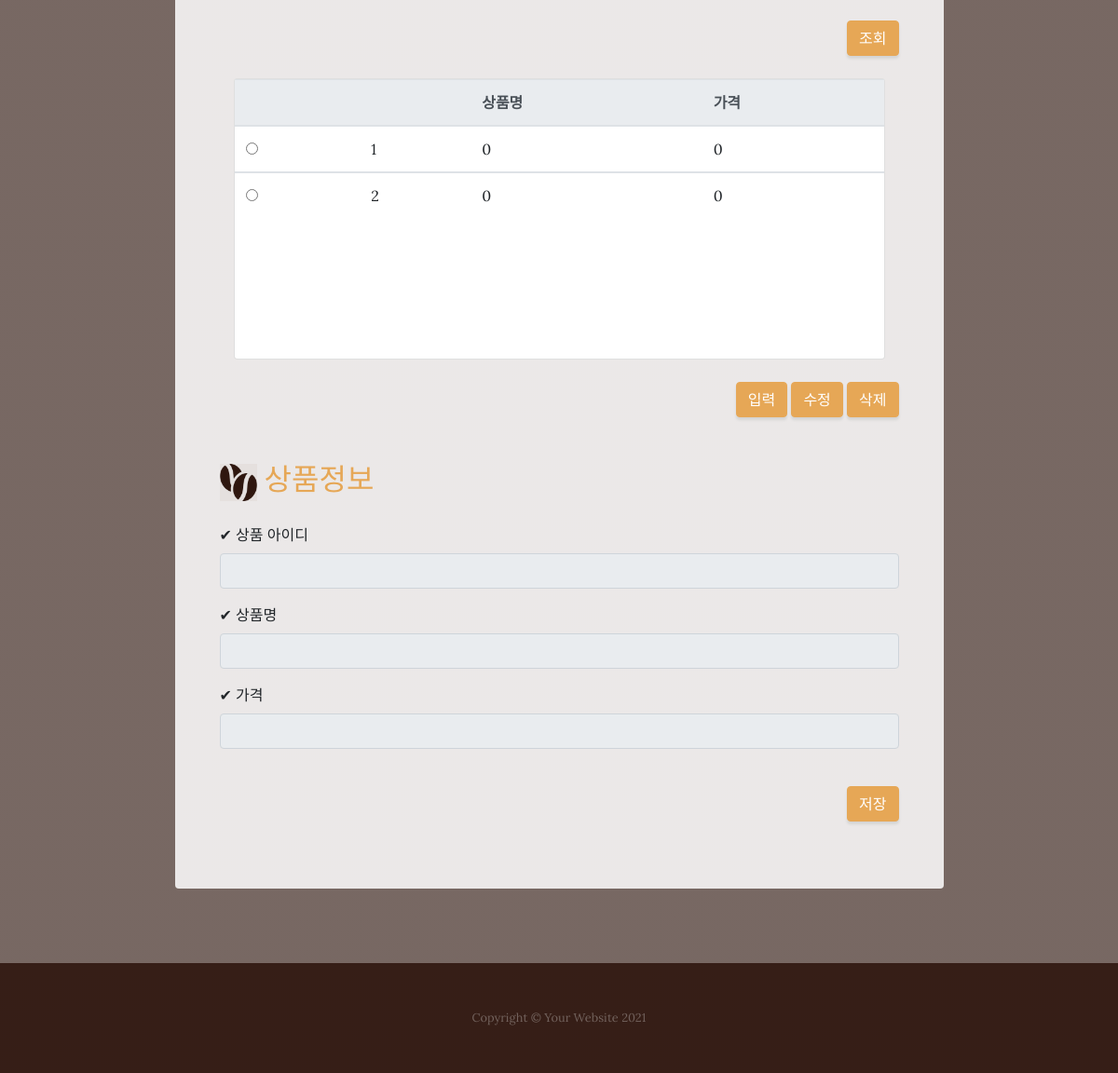
The app's page /maple/serchProduct/ (lower part), older data.
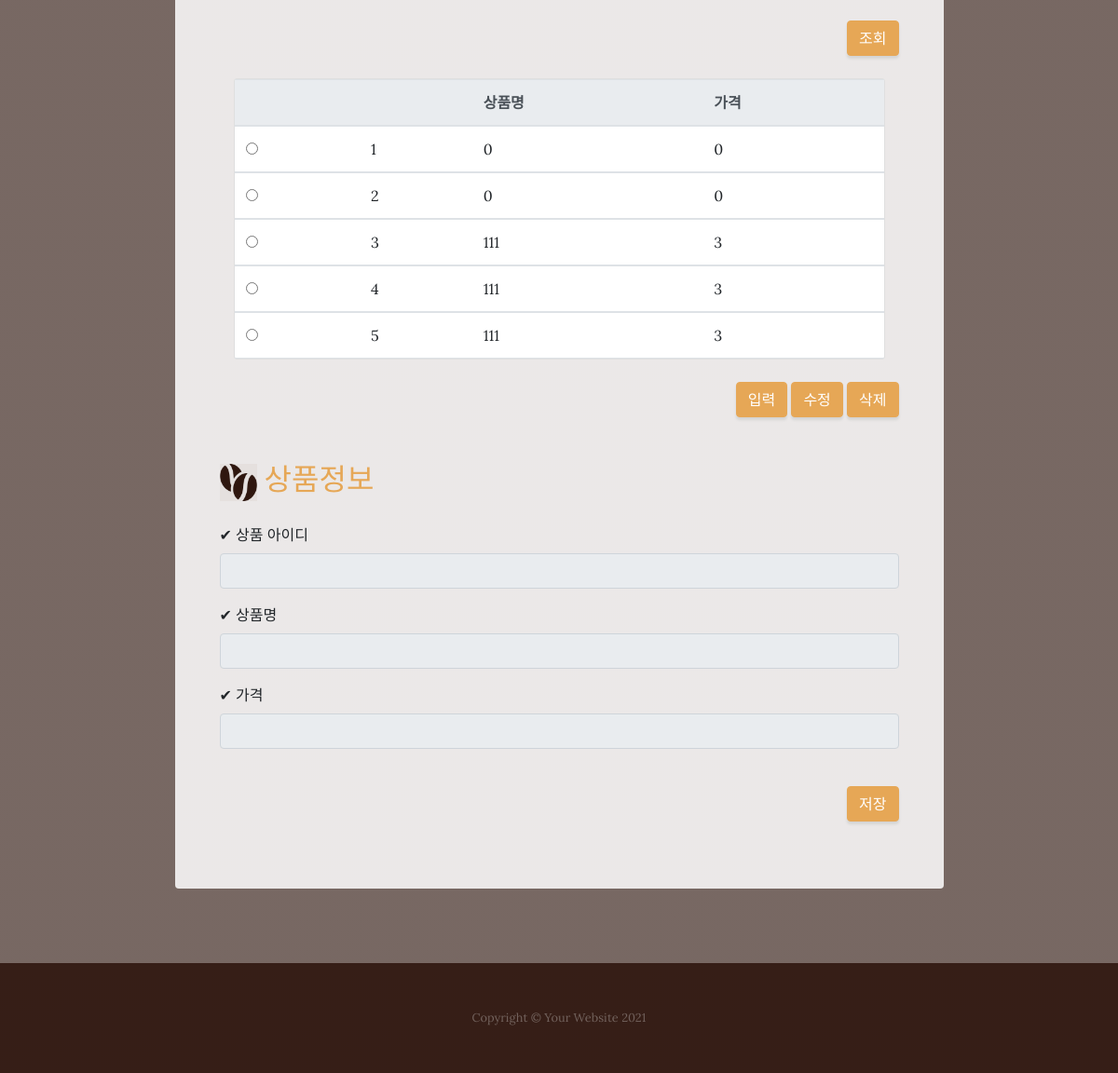
The same page, newer data.
### mapleApp/models.py (models this page shows)
class SampleProduct(models.Model):
    pd_name = models.CharField(max_length=100)
    pd_price = models.IntegerField(default=0)

### mapleApp/views.py (the view)
# urls.py: path('serchProduct/', views.serchProduct  ,name='serchProduct'),
def serchProduct(request):
    print('*> serchProduct :')
    producs = SampleProduct.objects.all()
    print('111111111111111',producs)
    context = {'producs': producs}
    return render(request, 'sample_crud.html', context)

### mapleApp/templates/sample_crud.html (shortened to what this page needs)
<!DOCTYPE html>
{% load static%}
<html lang="en">
<head>
  <link href="{% static 'vendor/bootstrap/css/bootstrap.min.css'%}" rel="stylesheet">
  <link href="{% static 'css/business-casual.min.css'  %}" rel="stylesheet">
</head>
<body>
  <section class="page-section about-heading">
    <div class="container">
      <div class="about-heading-content">
        <div class="row">
          <div class="col-xl-9 col-lg-10 mx-auto">
            <div class="bg-faded rounded p-5">
              <div class="intro-button" align="right">
                <button type="submit" class="btn btn-primary" id="serchBtn1">조회</button>
              </div>
              <br>
{%if producs %}
              <div class="container d-flex justify-content-center mt-50 mb-50">
                <div class="card w-100">
                  <div class="table-responsive">
                    <div style="width:100%; height:300px; overflow:auto ">
                    <table class="table table-hover ">
                      <thead class="thead-light">
                        <tr>
                          <th> </th>
                          <th scope="col"></th>
                          <th scope="col">상품명</th>
                          <th scope="col">가격</th>
                        </tr>
                      </thead>
{%  for produc in  producs   %}
                      <tbody>
                        <tr>
                          <td> <input  type="radio" name="radioValue" value="{{produc.id}}"> </td>
                          <td id="pId_{{produc.id}}">{{produc.id}}</td>
                          <td id="pName_{{produc.id}}" >{{produc.pd_name}}</td>
                          <td id="pPrice_{{produc.id}}">{{produc.pd_price}}</td>
                        </tr>
{%    endfor    %}
                      </tbody>
                    </table>
                    </div>
                  </div>
                </div>
              </div>
 {% else %}
       <p>  데이터가 존재하지 않습니다. </p>
 {% endif %}
              <br>
              <div class="intro-button" align="right">
                <button type="submit" class="btn btn-primary" id="inputBtn2">입력</button>
                <button type="submit" class="btn btn-primary" id="modiBtn2">수정</button>
                <button type="submit" class="btn btn-primary" id="delBtn2">삭제</button>
              </div>
              <br>
              <h2 class="section-heading mb-4">
                <img  src="{% static 'img/cafe_icon3.png'%}" width="40" height="40">
                <span class="text-uppercase text-primary" > 상품정보 </span>
              </h2>
              <section class="content">
                <div class="row">
                  <div class="col-md-12">
                    <div class="box box-primary">
                      <form id="regForm"  method="post" action="{% url 'insertProduct' %}" >
                        <div class="box-body">
                          <div class="form-group">
                            <label for="exampleInputEmail1"> ✔ 상품 아이디 </label>
                              <input type="text" readonly="readonly"
                                id='id' class="form-control" placeholder="">
                          </div>
                          <div class="form-group">
                            <label for="exampleInputEmail1"> ✔ 상품명 </label>
                              <input type="text" readonly="readonly"
                                id='pdName' class="form-control" placeholder="">
                          </div>
                          <div class="form-group">
                            <label for="exampleInputEmail1"> ✔ 가격 </label>
                              <input type="text"  readonly="readonly"
                                id='pdPrice' class="form-control" placeholder="">
                          </div>
                        </div>
                      </form>
                    </div>
                  </div>
                </div>
              </section>
              <br>
              <div class="intro-button" align="right">
                <button type="submit" class="btn btn-primary" id="saveBtn3">저장</button>
              </div>
              <br>
            </div>
          </div>
        </div>
      </div>
    </div>
  </section>
  <footer class="footer text-faded text-center py-5">
    <div class="container">
      <p class="m-0 small">Copyright &copy; Your Website 2021</p>
    </div>
  </footer>
</body>
</html>

Row changes from the older to the newer data that the page shows:
added SampleProduct: id "3", pd_name "111", pd_price "3"
added SampleProduct: id "4", pd_name "111", pd_price "3"
added SampleProduct: id "5", pd_name "111", pd_price "3"
